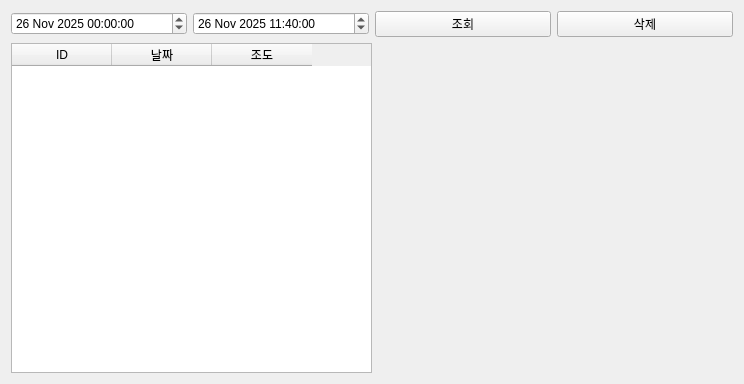
<?xml version="1.0" encoding="UTF-8"?>
<ui version="4.0">
 <class>Tab5SensorDatabase</class>
 <widget class="QWidget" name="Tab5SensorDatabase">
  <property name="geometry">
   <rect>
    <x>0</x>
    <y>0</y>
    <width>744</width>
    <height>384</height>
   </rect>
  </property>
  <property name="windowTitle">
   <string>Form</string>
  </property>
  <layout class="QVBoxLayout" name="verticalLayout_2">
   <item>
    <layout class="QHBoxLayout" name="horizontalLayout">
     <item>
      <widget class="QDateTimeEdit" name="pDateTimeEditFrom">
       <property name="date">
        <date>
         <year>2025</year>
         <month>11</month>
         <day>26</day>
        </date>
       </property>
      </widget>
     </item>
     <item>
      <widget class="QDateTimeEdit" name="pDateTimeEditTo">
       <property name="dateTime">
        <datetime>
         <hour>11</hour>
         <minute>40</minute>
         <second>0</second>
         <year>2025</year>
         <month>11</month>
         <day>26</day>
        </datetime>
       </property>
       <property name="date">
        <date>
         <year>2025</year>
         <month>11</month>
         <day>26</day>
        </date>
       </property>
      </widget>
     </item>
     <item>
      <widget class="QPushButton" name="pPBSearchDB">
       <property name="text">
        <string>조회</string>
       </property>
      </widget>
     </item>
     <item>
      <widget class="QPushButton" name="pPBDeleteDB">
       <property name="text">
        <string>삭제</string>
       </property>
      </widget>
     </item>
    </layout>
   </item>
   <item>
    <layout class="QHBoxLayout" name="horizontalLayout_2" stretch="1,1">
     <item>
      <layout class="QVBoxLayout" name="verticalLayout">
       <item>
        <widget class="QTableWidget" name="pTBsensor">
         <column>
          <property name="text">
           <string>ID</string>
          </property>
         </column>
         <column>
          <property name="text">
           <string>날짜</string>
          </property>
         </column>
         <column>
          <property name="text">
           <string>조도</string>
          </property>
         </column>
        </widget>
       </item>
      </layout>
     </item>
     <item>
      <layout class="QVBoxLayout" name="pChartViewLayout"/>
     </item>
    </layout>
   </item>
  </layout>
 </widget>
 <resources/>
 <connections/>
</ui>
